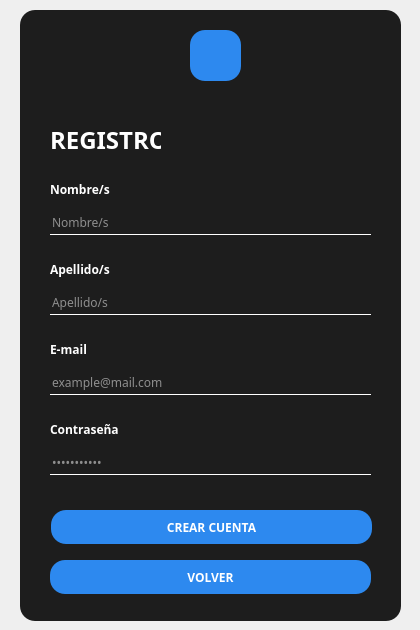
<?xml version="1.0" encoding="UTF-8"?>
<ui version="4.0">
 <class>Register</class>
 <widget class="QWidget" name="Register">
  <property name="geometry">
   <rect>
    <x>0</x>
    <y>0</y>
    <width>420</width>
    <height>630</height>
   </rect>
  </property>
  <property name="windowTitle">
   <string>Registro</string>
  </property>
  <property name="styleSheet">
   <string notr="true">*{
font-family:century gothic;
background:url(:/background/background.png)
}

QToolButton{
background:#2d89ef;
border-radius:15px;
}

QLabel#labelRegistro{
color:white;
background:transparent;
font-weight: bold;
font-size:24px;
}

QLabel{
color:white;
background:transparent;
font-weight: bold;
}

QFrame{
background:#1d1d1d;
border-radius:15px;
}

QFrame#frame2{
background:#2d89ef;
}

QLineEdit{
background:transparent;
border:none;
color:white;
border-bottom:1px solid white;
font-family:century gothic;
}

QPushButton{
background: #2d89ef;
color:white;
border-radius:15px;
font-weight: bold;
}

QPushButton:hover{
background:  #2b5797;
}</string>
  </property>
  <widget class="QFrame" name="frame">
   <property name="geometry">
    <rect>
     <x>20</x>
     <y>10</y>
     <width>381</width>
     <height>611</height>
    </rect>
   </property>
   <property name="frameShape">
    <enum>QFrame::StyledPanel</enum>
   </property>
   <property name="frameShadow">
    <enum>QFrame::Raised</enum>
   </property>
   <widget class="QLabel" name="labelNombre">
    <property name="geometry">
     <rect>
      <x>30</x>
      <y>170</y>
      <width>91</width>
      <height>19</height>
     </rect>
    </property>
    <property name="text">
     <string>Nombre/s</string>
    </property>
   </widget>
   <widget class="QLabel" name="labelRegistro">
    <property name="geometry">
     <rect>
      <x>30</x>
      <y>120</y>
      <width>111</width>
      <height>19</height>
     </rect>
    </property>
    <property name="text">
     <string>REGISTRO</string>
    </property>
   </widget>
   <widget class="QLineEdit" name="entryNombre">
    <property name="geometry">
     <rect>
      <x>30</x>
      <y>200</y>
      <width>321</width>
      <height>25</height>
     </rect>
    </property>
    <property name="placeholderText">
     <string>Nombre/s</string>
    </property>
   </widget>
   <widget class="QLabel" name="labelApellido">
    <property name="geometry">
     <rect>
      <x>30</x>
      <y>250</y>
      <width>91</width>
      <height>19</height>
     </rect>
    </property>
    <property name="text">
     <string>Apellido/s</string>
    </property>
   </widget>
   <widget class="QLineEdit" name="entryApellido">
    <property name="geometry">
     <rect>
      <x>30</x>
      <y>280</y>
      <width>321</width>
      <height>25</height>
     </rect>
    </property>
    <property name="placeholderText">
     <string>Apellido/s</string>
    </property>
   </widget>
   <widget class="QLineEdit" name="entryEmail">
    <property name="geometry">
     <rect>
      <x>30</x>
      <y>360</y>
      <width>321</width>
      <height>25</height>
     </rect>
    </property>
    <property name="placeholderText">
     <string>example@mail.com</string>
    </property>
   </widget>
   <widget class="QLabel" name="labelEmail">
    <property name="geometry">
     <rect>
      <x>30</x>
      <y>330</y>
      <width>91</width>
      <height>19</height>
     </rect>
    </property>
    <property name="text">
     <string>E-mail</string>
    </property>
   </widget>
   <widget class="QLabel" name="labelPass">
    <property name="geometry">
     <rect>
      <x>30</x>
      <y>410</y>
      <width>91</width>
      <height>19</height>
     </rect>
    </property>
    <property name="text">
     <string>Contraseña</string>
    </property>
   </widget>
   <widget class="QLineEdit" name="entryPass">
    <property name="geometry">
     <rect>
      <x>30</x>
      <y>440</y>
      <width>321</width>
      <height>25</height>
     </rect>
    </property>
    <property name="echoMode">
     <enum>QLineEdit::Password</enum>
    </property>
    <property name="placeholderText">
     <string>•••••••••••</string>
    </property>
   </widget>
   <widget class="QPushButton" name="btnCrear">
    <property name="geometry">
     <rect>
      <x>31</x>
      <y>500</y>
      <width>321</width>
      <height>34</height>
     </rect>
    </property>
    <property name="text">
     <string>CREAR CUENTA</string>
    </property>
   </widget>
   <widget class="QToolButton" name="toolButton">
    <property name="geometry">
     <rect>
      <x>170</x>
      <y>20</y>
      <width>51</width>
      <height>51</height>
     </rect>
    </property>
    <property name="text">
     <string/>
    </property>
    <property name="icon">
     <iconset resource="images/source.qrc">
      <normaloff>:/icon/icon.png</normaloff>:/icon/icon.png</iconset>
    </property>
    <property name="iconSize">
     <size>
      <width>30</width>
      <height>30</height>
     </size>
    </property>
   </widget>
   <widget class="QPushButton" name="btnVolver">
    <property name="geometry">
     <rect>
      <x>30</x>
      <y>550</y>
      <width>321</width>
      <height>34</height>
     </rect>
    </property>
    <property name="text">
     <string>VOLVER</string>
    </property>
   </widget>
  </widget>
 </widget>
 <resources>
  <include location="images/source.qrc"/>
 </resources>
 <connections/>
</ui>
